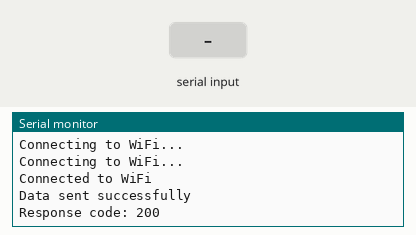
Simulated run of this sketch. Board: ESP8266 (NodeMCU). Shown: the last lines printed to the serial monitor. The inputs (shaded band) are chosen by the test bench. WiFi joins after 1.5 s; servers stay silent unless stated; uploads are accepted with an empty reply.

Above: at 3.2 s.
3.3 s: "StationID=\n" received over Serial
At 12.36 s:
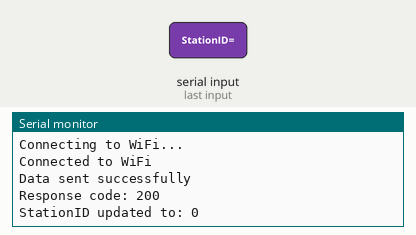
13.7 s: "targetPower=\n" received over Serial
At 22.56 s:
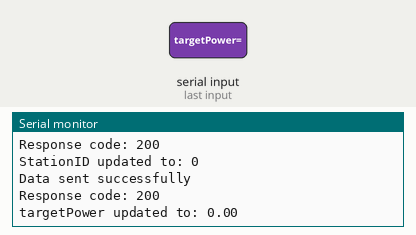
23.9 s: "currentPower=\n" received over Serial
At 32.76 s:
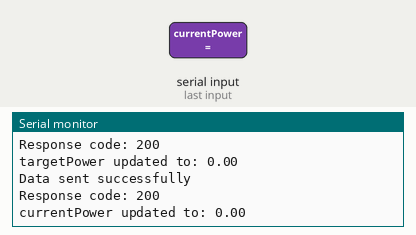
34.1 s: "cost=\n" received over Serial
At 42.96 s:
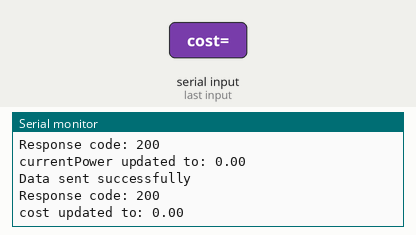

Measured:
- after the input at 3.3 s, the serial monitor: prints a new line after 8.9 s (image 1)
- after the input at 13.7 s, the serial monitor: prints a new line after 8.7 s (image 2)
- after the input at 23.9 s, the serial monitor: prints a new line after 8.7 s (image 3)
- after the input at 34.1 s, the serial monitor: prints a new line after 8.7 s (image 4)

The sketch:

SC_v2.ino
```cpp
#include <ESP8266WiFi.h>
#include <ESP8266HTTPClient.h>

const char* ssid = "Nita";               // Replace with your WiFi SSID
const char* password = "010924193Nita";  // Replace with your WiFi password

// Use "ipconfig" in cmd to check the laptop IP that looks like (IPv4 Address:.........)
const char* serverName = "http://192.168.3.5:8081/stationData";  // Replace with your laptop's IP address and correct API endpoint

// Data to send
int StationID = 1;
float targetPower = 1;
float currentPower = 0.001;
float chargePower = 0.0;
float cost = 13.4;
String payment = "Complete";
String ChargeProcess = "Charge";
int ChargeHours = 1;
int ChargeMinutes = 20;
float latitude = 11.5963058, longitude = 104.7995911;  // Location coordinates

void setup() {
  Serial.begin(115200);
  Serial.println("Enter data to modify:");
  Serial.println("Example: StationID=2 targetPower=150 chargePower=10 cost=20.5");

  // Connect to WiFi
  WiFi.begin(ssid, password);
  while (WiFi.status() != WL_CONNECTED) {
    delay(1000);
    Serial.println("Connecting to WiFi...");
  }
  Serial.println("Connected to WiFi");
}

void loop() {
  // Check if there's new data in the serial monitor
  if (Serial.available() > 0) {
    String input = Serial.readStringUntil('\n');
    processInput(input);
    //example: StationID=1 targetPower=150 currentPower=10 cost=20.5
  }

  chargePower = (currentPower/targetPower) * 100;

  if (WiFi.status() == WL_CONNECTED) {
    HTTPClient http;
    WiFiClient client;  // Create a WiFiClient object to pass to the HTTPClient

    // Use the WiFiClient object with http.begin()
    http.begin(client, serverName);  // Specify the server URL and the WiFiClient object

    // Set content type to JSON
    http.addHeader("Content-Type", "application/json");

    // Create JSON data
    String jsonData = "{";
    jsonData += "\"stationID\": " + String(StationID) + ", ";
    jsonData += "\"targetPower\": " + String(targetPower) + ", ";
    jsonData += "\"chargePower\": " + String(chargePower) + ", ";
    jsonData += "\"cost\": " + String(cost) + ", ";
    jsonData += "\"payment\": \"" + payment + "\", ";
    jsonData += "\"chargeProcess\": \"" + ChargeProcess + "\", ";
    jsonData += "\"chargeTime\": \"" + String(ChargeHours) + ":" + String(ChargeMinutes) + ":00\", ";  // Format chargeTime as HH:MM:SS
    jsonData += "\"location\": \"" + String(longitude, 6) + " " + String(latitude, 6) + "\"";   // Format location as POINT(lon lat)
    jsonData += "}";

    // Send HTTP POST request with the JSON data
    int httpResponseCode = http.POST(jsonData);

    // Check response
    if (httpResponseCode > 0) {
      Serial.println("Data sent successfully");
      Serial.println("Response code: " + String(httpResponseCode));
    } else {
      Serial.println("Error sending data: " + String(httpResponseCode));
      String response = http.getString();  // Get any response from the server
      Serial.println("Response: " + response);
    }

    http.end();  // End HTTP request

    // Wait before sending data again (you can adjust this time interval)
    delay(10000);  // Send data every 10 seconds
  } else {
    Serial.println("WiFi not connected!");
  }
}

void processInput(String input) {
  // Remove leading and trailing spaces (if any)
  input.trim();

  // Parse and update the variables
  if (input.indexOf("StationID=") >= 0) {
    StationID = extractValue(input, "StationID=");
    Serial.println("StationID updated to: " + String(StationID));
  }
  if (input.indexOf("targetPower=") >= 0) {
    targetPower = extractValueFloat(input, "targetPower=");
    Serial.println("targetPower updated to: " + String(targetPower));
  }
  if (input.indexOf("currentPower=") >= 0) {
    currentPower = extractValueFloat(input, "currentPower=");
    Serial.println("currentPower updated to: " + String(currentPower));
  }
  if (input.indexOf("cost=") >= 0) {
    cost = extractValueFloat(input, "cost=");
    Serial.println("cost updated to: " + String(cost));
  }
}

int extractValue(String input, String key) {
  int keyIndex = input.indexOf(key);
  if (keyIndex >= 0) {
    String valueStr = input.substring(keyIndex + key.length());
    valueStr.trim();  // Remove any extra spaces
    return valueStr.toInt();  // Convert to integer
  }
  return 0;  // Return 0 if the key is not found
}

float extractValueFloat(String input, String key) {
  int keyIndex = input.indexOf(key);
  if (keyIndex >= 0) {
    String valueStr = input.substring(keyIndex + key.length());
    valueStr.trim();  // Remove any extra spaces
    return valueStr.toFloat();  // Convert to float
  }
  return 0.0;  // Return 0.0 if the key is not found
}
```
